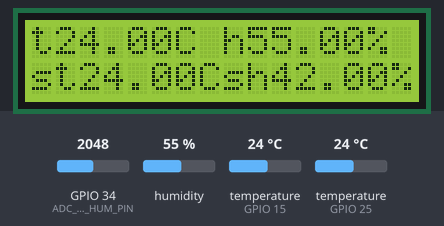
A sketch run on a simulated ESP32. On the bench: 16×2 character LCD. The test bench sets the inputs (shaded band); at power-on: humidity 55 %, temperature (sensors on GPIO 25, GPIO 15) 24 °C, GPIO 34 (ADC_SOIL_HUM_PIN) = 2048. Storage starts empty; what the sketch prints to the serial monitor is not drawn.

Above: at 2.5 s.
2.6 s: humidity set to 22 %
At 12.8 s:
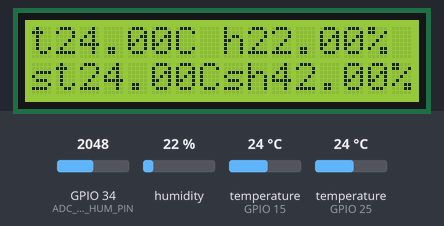
13.6 s: temperature (sensor on GPIO 25) set to 12 °C
At 22.8 s:
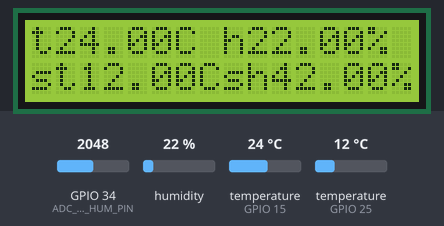
23.6 s: GPIO 34 (ADC_SOIL_HUM_PIN) set to 2866
At 32.8 s:
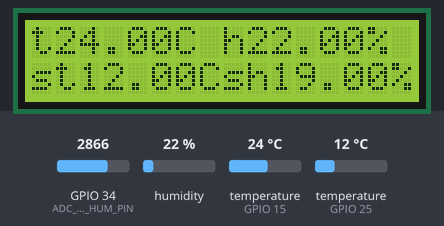
33.6 s: temperature (sensor on GPIO 15) set to 12 °C
At 42.8 s:
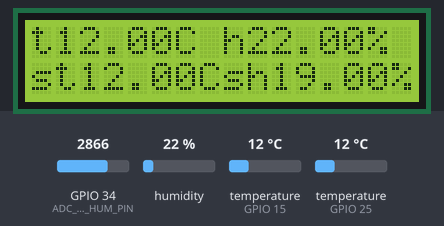
43.6 s: temperature (sensor on GPIO 25) set to 19 °C
At 52.8 s:
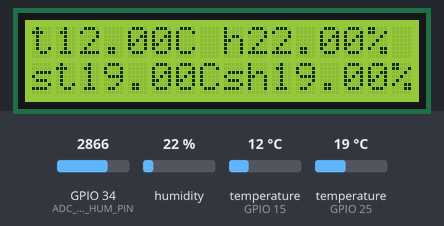
53.6 s: GPIO 34 (ADC_SOIL_HUM_PIN) set to 3972
At 62.8 s:
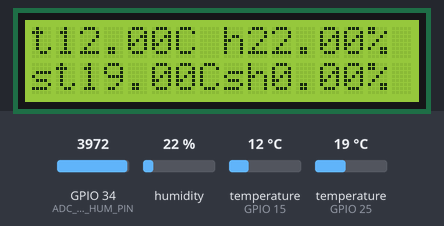
Timing chart, 0 to 64.3 s (numbered marks = the images above; inputs shaded):
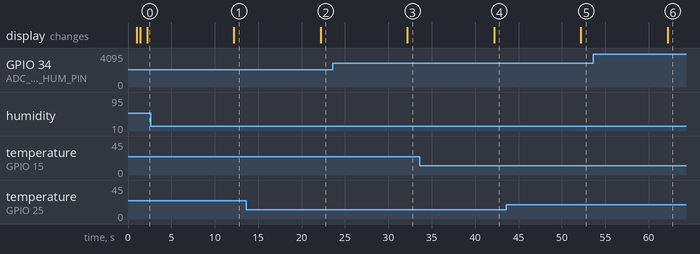

The sketch:

ESP32_InNa_Aktivisten.ino
```cpp
//For Temperature/Humidity Sensor
#include "DHT.h"

//For Soil Temperature
#include <OneWire.h>
#include <DallasTemperature.h>

//For SD Card
#include <SPI.h>
#include <SD.h>

//For LCD
#include <Wire.h>
#include <LiquidCrystal_I2C.h>

//For Wifi
#include <WiFi.h>


// Define pin and sensor type

// Air temperature and humidity sensor
#define DHT_AIR_PIN 15         // GPIO15 (change if needed)
#define DHT_AIR_TYPE DHT22     // DHT22 (also known as AM2302)
// Data wire is connected to GPIO 4

// Soil temperature sensor
#define OW_SOIL_TEMP_BUS 25

// Soil humidity sensor
#define ADC_SOIL_HUM_PIN 34  // ADC pin (use any ADC1 pin like 32–39)
const int dry_value = 3550;  // Value when sensor is in dry air
const int wet_value = 0;  // Value when sensor is in water or wet soil

// SD card
#define SD_CS 5  // Chip Select pin

// Initialize DHT air temp and hum sensor
DHT dht(DHT_AIR_PIN, DHT_AIR_TYPE);

// Initialize oneWire soil temp instance
OneWire oneWire(OW_SOIL_TEMP_BUS);
// Pass oneWire to Dallas Temperature sensor
DallasTemperature sensors(&oneWire);

// LCD display
int I2C_Address = 0; //placeholder to initialize variables so they are accessible in both setup and loop
LiquidCrystal_I2C lcd = LiquidCrystal_I2C(I2C_Address, 16, 2);

// Set default log intervall
int timedelta_ms = 10000;  // exact loop time in milliseconds

// Define log file
File logFile;

// Wi-Fi credentials for the Access Point
const char* ssid = "ESP32_InNaAktivisten";
const char* password = "12345678";

WiFiServer server(80);  // TCP server on port 80
WiFiClient client;

void initLCD() {
  // Scan for I2C Devices
  Wire.begin();
  Serial.println("Scanning for I2C Devices; Assuming that only one I2C Device is connected and this is the LCD Display");
  for (byte address = 1; address < 127; ++address) {
    Wire.beginTransmission(address);
    if (Wire.endTransmission() == 0) {
      Serial.print("Found I2C device at 0x");
      Serial.println(address, HEX);
      I2C_Address = address;
    }
  }

  // Turn on LCD backlight
  lcd = LiquidCrystal_I2C(I2C_Address, 16, 2);
  lcd.init();
  lcd.noBacklight();
  delay(250);
  lcd.backlight();
}


// SD Card, Serial Monitor
void initSD() {
  Serial.println("Send logging interval in milliseconds via serial");

  Serial.print("Initializing SD card...");

  if (!SD.begin(SD_CS)) {
    Serial.println("Card initialization failed!");
    return;
  }

  Serial.println("SD card initialized.");

  // Open the log file in append mode
  logFile = SD.open("/log.txt", FILE_WRITE);

  if (logFile) {
    logFile.println("---- New Session ----");
    logFile.println("ESP32 SD Logging Started.");
    logFile.close();
    Serial.println("Log started.");
  } else {
    Serial.println("Failed to open log file.");
  }
}


void printLCD(float air_temperature, float air_humidity, float soil_temperature, float soil_humidity) {
  // Check if readings are valid
  if (isnan(air_humidity) || isnan(air_temperature)) {
    lcd.print("Failed to read air temperature ");
    Serial.println("Failed to read air temperature ");
    return;
  }

  if (soil_temperature == DEVICE_DISCONNECTED_C) {
    lcd.println("Failed to read soil temperature data.");
    Serial.println("Failed to read soil temperature data.");
    return;
  }

  lcd.clear();

  lcd.setCursor(0, 0);
  lcd.print("t");
  lcd.print(air_temperature);
  lcd.print("C");

  lcd.setCursor(8,0);
  lcd.print("h");
  lcd.print(air_humidity);
  lcd.print("%");

  lcd.setCursor(0,1);
  lcd.print("st");
  lcd.print(soil_temperature);
  lcd.print("C");

  lcd.setCursor(8,1);
  lcd.print("sh");
  lcd.print(soil_humidity);
  lcd.print("%");
}


void logSD(float air_temperature, float air_humidity, float soil_temperature, float soil_humidity) {
  // Open file again each loop to append
  logFile = SD.open("/log.txt", FILE_APPEND);

  if (logFile) {
    String data = "time: " + String(millis() / 1000) +
    "s, air_temp: " + air_temperature +
    "°C, air_hum: " + air_humidity +
    "%, soil_temp: " + soil_temperature +
    "°C, soil_hum: " + soil_humidity + "%";

    logFile.println(data);
    logFile.close();

    Serial.println("Logged: " + data);

  } else {
    Serial.println("Error opening file.");
  }
}

void logWiFi(float air_temperature, float air_humidity, float soil_temperature, float soil_humidity) {
  if (client && client.connected()) {

      String message = "";
      message.concat(air_temperature);
      message.concat(",");
      message.concat(air_humidity);
      message.concat(",");
      message.concat(soil_temperature);
      message.concat(",");
      message.concat(soil_humidity);
      message.concat("\n");

      client.print(message);
      Serial.println("Sent: " + message);
  }
}


void setup() {
  Serial.begin(115200);
  delay(1000);  // Give time for Serial Monitor to start

  // Start reading air temperature and humidity
  dht.begin();
  Serial.println("Air temperature and humidity reading started");

  // Start reading soil temperature
  pinMode(OW_SOIL_TEMP_BUS, INPUT_PULLUP);
  sensors.begin();
  Serial.println("Soil temperature reading started");

  initLCD();

  initSD();

  WiFi.softAP(ssid, password);
  Serial.println("Access Point started");
  Serial.print("IP address: ");
  Serial.println(WiFi.softAPIP());  // Usually 192.168.4.1
  server.begin();

}


void loop() {

  if(!client.connected()) {
    client = server.available();
  }

  // Check if data is available from the Serial Monitor
  unsigned long loopStart = millis();

  // read air temperature and humidity sensor
  float air_temperature = dht.readTemperature();
  float air_humidity = dht.readHumidity();

  // read soil temperature sensor
  sensors.requestTemperatures();
  float soil_temperature = sensors.getTempCByIndex(0);

  // read soil humidity sensor
  int soil_humidity_analog = analogRead(ADC_SOIL_HUM_PIN);
  // Convert to voltage (ESP32 ADC is 12-bit: 0–4095)
  //float voltage = analogValue * (3.3 / 4095.0);
  int soil_humidity = map(soil_humidity_analog, dry_value, wet_value, 0, 100);
  soil_humidity = constrain(soil_humidity, 0, 100);

  printLCD(air_temperature, air_humidity, soil_temperature, soil_humidity);

  logSD(air_temperature, air_humidity, soil_temperature, soil_humidity);

  if (client.connected()) {
    logWiFi(air_temperature, air_humidity, soil_temperature, soil_humidity);
  }

  // Update loop interval
  if (Serial.available()) {
    String input = Serial.readStringUntil('\n');  // Read until newline
    input.trim();  // Remove leading/trailing whitespace
    timedelta_ms = input.toInt();
    Serial.print("New logging Interval: ");
    Serial.println(timedelta_ms);
  }

  //Serial.print("log: ");
  //Serial.println(millis());

  delay(111);
  while(loopStart + timedelta_ms > millis()) {
  //delay(1000);
  }
}
```

Measured:
- after the input at 2.6 s, the display: changes after 9.6 s (image 1)
- after the input at 13.6 s, the display: changes after 8.6 s (image 2)
- after the input at 23.6 s, the display: changes after 8.6 s (image 3)
- after the input at 33.6 s, the display: changes after 8.6 s (image 4)
- after the input at 43.6 s, the display: changes after 8.6 s (image 5)
- after the input at 53.6 s, the display: changes after 8.6 s (image 6)
